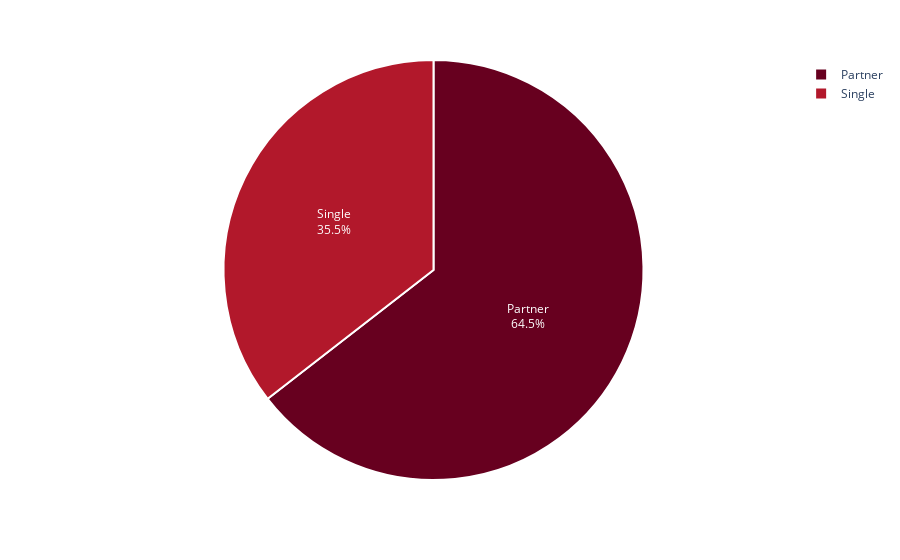

The cell this chart's notebook holds for it:
### Markdown cell above
<h1 style="background-color:black
;font-family:newtimeroman;font-size:225%;text-align:left; color:#40E0D0">  Marital Status </h1><a id=0></a>

### Code cell
maritalstatus = customer.Marital_Status.value_counts()

fig = px.pie(maritalstatus, 
             values = maritalstatus.values, 
             names = maritalstatus.index,
             color_discrete_sequence=px.colors.sequential.RdBu)
fig.update_traces(textposition='inside', textinfo='percent+label', 
                  marker = dict(line = dict(color = 'white', width = 2)))
fig.show()

### Figure 1 — Plotly figure (JSON) as saved in the notebook; plotly's stock layout.template omitted (floating-point values rounded to 4 significant figures)
{"data": [{"domain": {"x": [0, 1], "y": [0, 1]}, "hovertemplate": "index=%{label}<br>value=%{value}<extra></extra>", "labels": ["Partner", "Single"], "legendgroup": "", "marker": {"line": {"color": "white", "width": 2}}, "name": "", "showlegend": true, "textinfo": "percent+label", "textposition": "inside", "type": "pie", "values": [1422, 783]}], "layout": {"legend": {"tracegroupgap": 0}, "margin": {"t": 60}, "piecolorway": ["rgb(103,0,31)", "rgb(178,24,43)", "rgb(214,96,77)", "rgb(244,165,130)", "rgb(253,219,199)", "rgb(247,247,247)", "rgb(209,229,240)", "rgb(146,197,222)", "rgb(67,147,195)", "rgb(33,102,172)", "rgb(5,48,97)"]}}
